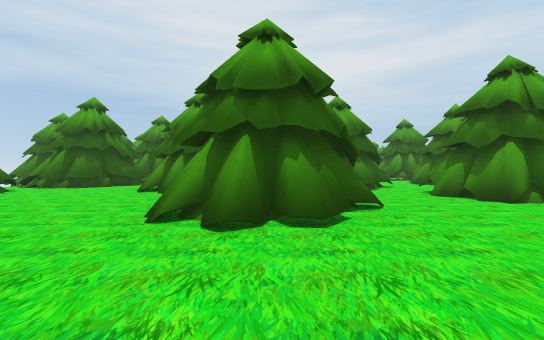
view 1 (above)

24 first-person views from a walk through a 3-D level made in the Unity game engine. The camera is 1.2 m above the floor, looks level and sees 90° across. The floor is counted in squares, 2 m on a side. Each view is taken from the middle of a square. On the plan, view 1 faces up. The plan holds only what a view shows up to about 9 squares ahead; the rest is blank. The place goes on beyond the plan. The player is left out. Some animated figures are left out.

view 2
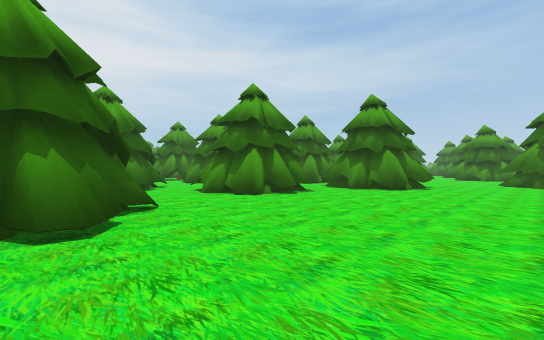

view 3
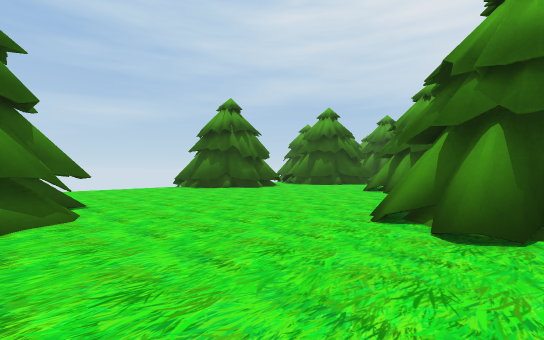

view 4
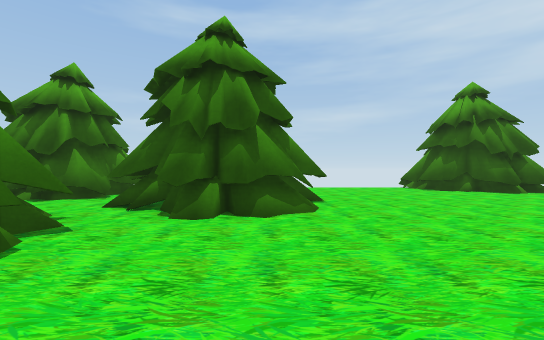

view 5
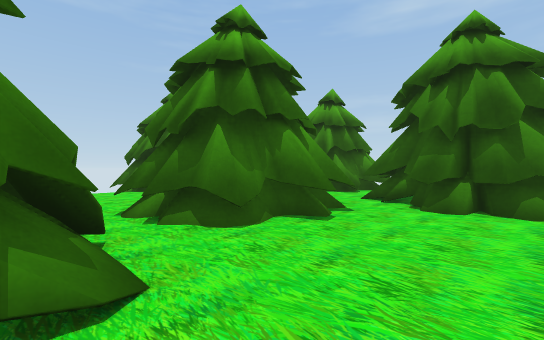

view 6
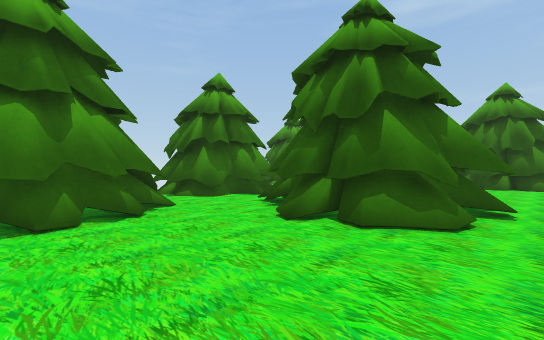

view 7
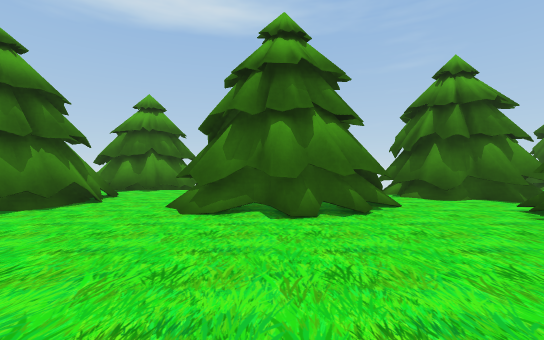

view 8
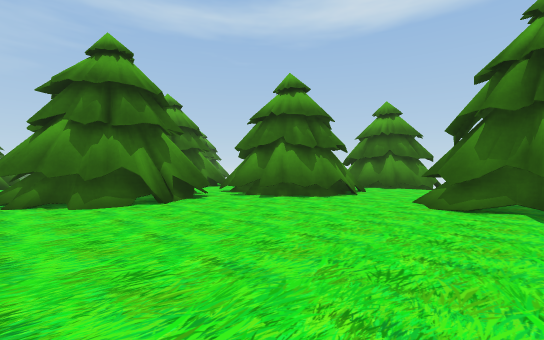

view 9
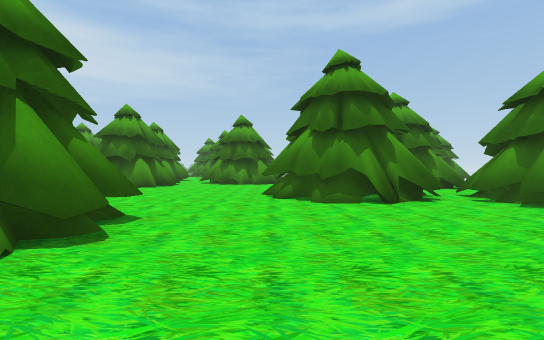

view 10
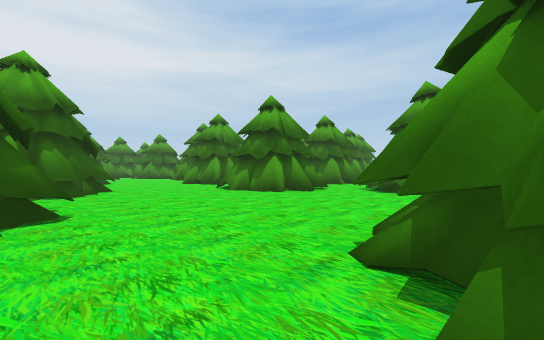

view 11
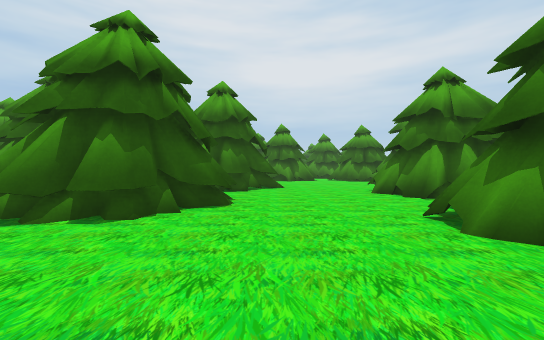

view 12
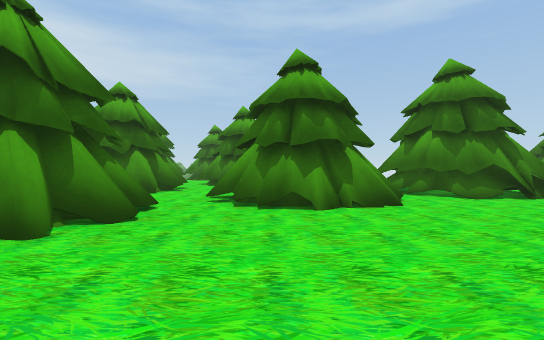

view 13
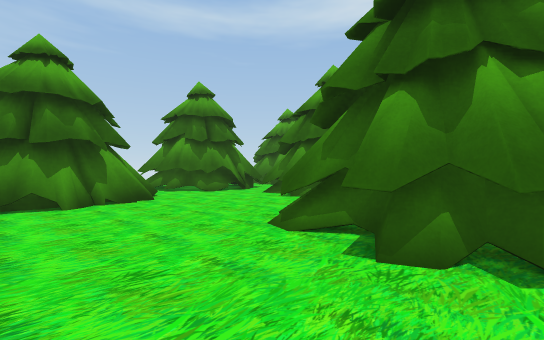

view 14
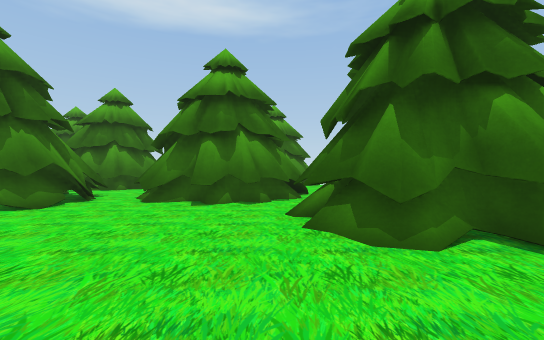

view 15
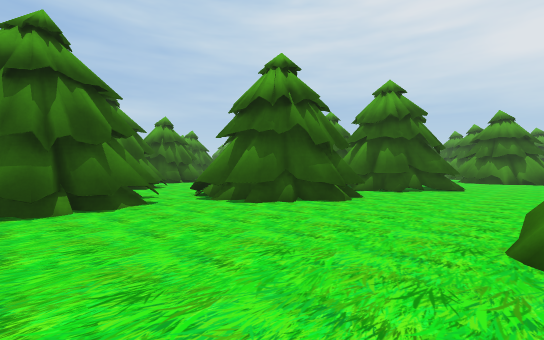

view 16
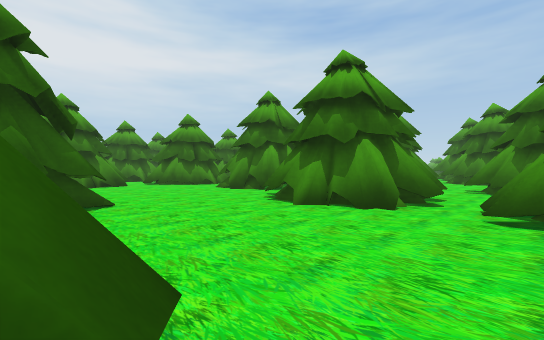

view 17
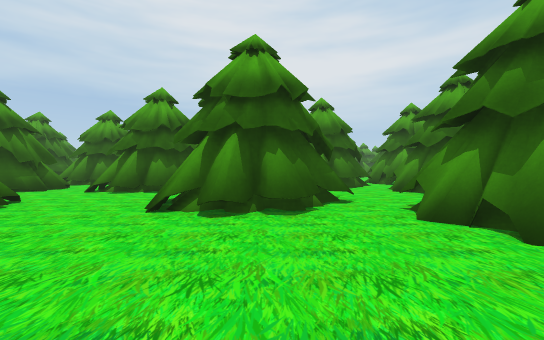

view 18
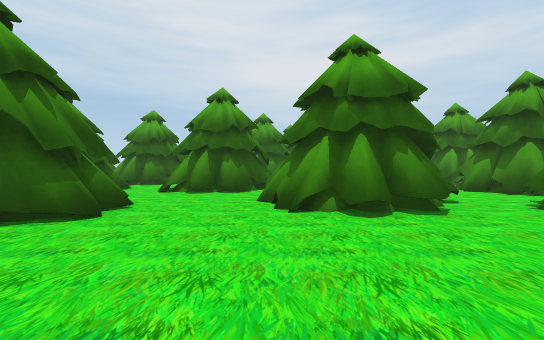

view 19
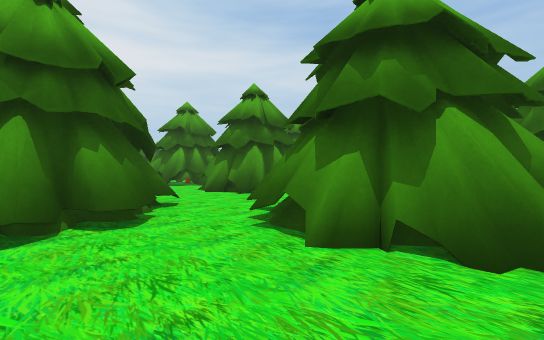

view 20
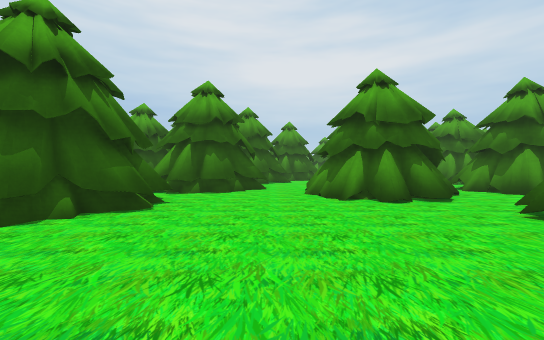

view 21
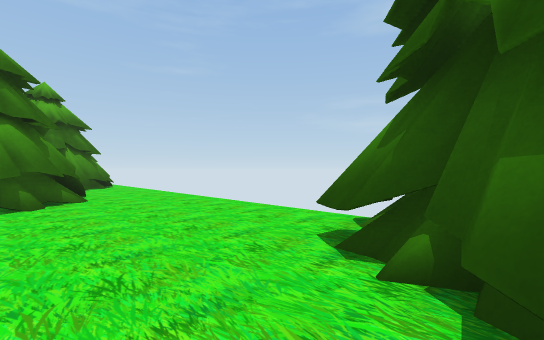

view 22
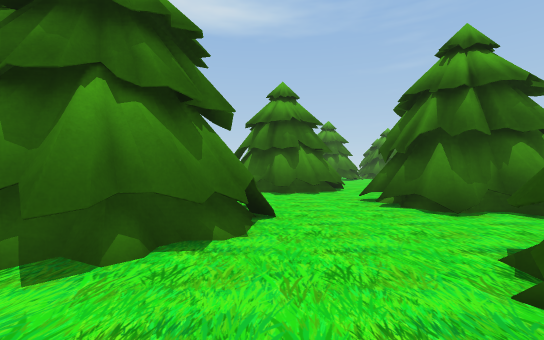

view 23
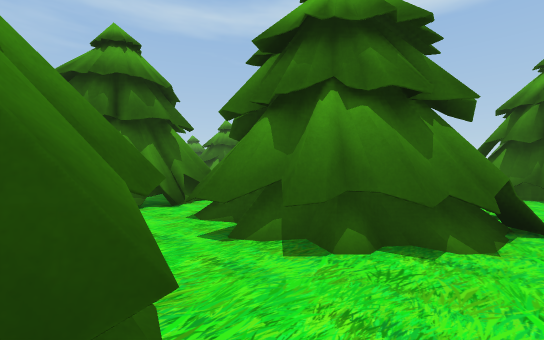

view 24
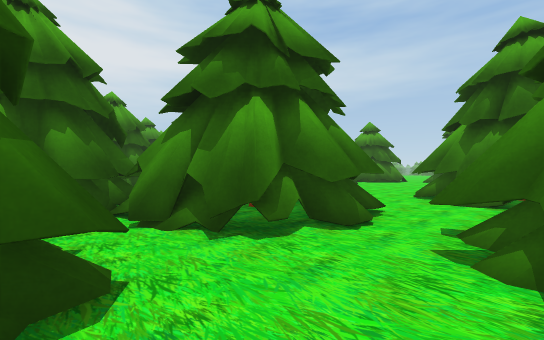

### Floor plan
Key: @ floor where view 1 was taken; # wall or solid block; x gap in a wall; . floor.
Columns run from 9 left of view 1 to 24 right of it. Each row starts with its distance up from view 1.
 16               ###   ........
 15               #.###..##.....#
 14              ##.....####....#
 13              #..###.####...
 12             ....#   ###...##
 11    #..    ###...##   #....##
 10  ###..  #.####...#.# ##...###.....
  9  ##..####.###......####........##.
  8  #....##...##.##...###....##  ##
  7  ##..........####...##...###  ##
  6  ##.....###..####.###.....## ..##
  5 ##......# #...##.## #.....##.....
  4 ........###......####.......#
  3 .........#........##........#
  2 ............................#
  1 ...##.................###...##
  0 ...###...@...........####.....##
 -1 ..## #....####.......####....####
 -2 ..## #.#..# ##........#  .##.##
 -3 ...# ###### #........#...######
 -4 .###        #..###..###..#   .x.
 -5  #          #.####..#   .#   .##
 -6             ###   ..#        ##
 -7               #   ...
 -8                    .##
 -9                    ####

Positions as (right, up) in squares from view 1, and headings:
1: (0, 0), facing up
2: (0, 0), facing up-right
3: (0, 0), facing up-left
4: (0, 0), facing left
5: (1, 0), facing down-left
6: (7, 0), facing down-left
7: (7, 0), facing down
8: (7, 1), facing down-right
9: (7, 1), facing right
10: (11, 0), facing up-right
11: (14, 4), facing up
12: (14, 3), facing right
13: (13, 3), facing down-right
14: (16, 3), facing down
15: (16, 4), facing up-left
16: (13, 8), facing up-right
17: (6, 1), facing up
18: (4, 1), facing up
19: (2, 5), facing up-right
20: (-5, 2), facing up
21: (-6, 6), facing down-left
22: (6, 15), facing down
23: (6, 15), facing down-right
24: (5, 13), facing up-right
